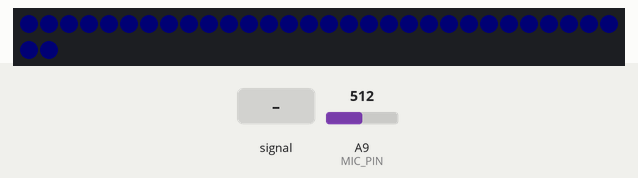
Recording of a sketch running on a simulated Arduino Mega 2560, built with avr-gcc and run on an emulated ATmega2560. On the bench: 32 RGB LEDs in strip order, left to right, continuing on the next row. The test bench sets the inputs (shaded band); at power-on: A9 (MIC_PIN) = 512. Dim RGB values are drawn brighter than linear; random numbers use the default seed unless the sketch sets one.

Above: at 1.2 s.
1.3 s: A9 (MIC_PIN) fed a 200 Hz sine of ±255 counts around its level
At 1.33 s:
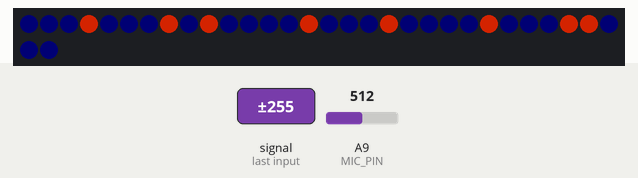
2.9 s: A9 (MIC_PIN) set to 716
At 2.98 s:
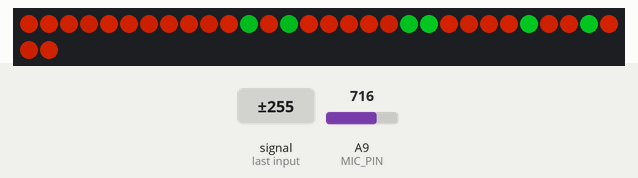
4.9 s: A9 (MIC_PIN) fed a 50 Hz sine of ±306 counts around its level
At 5.75 s:
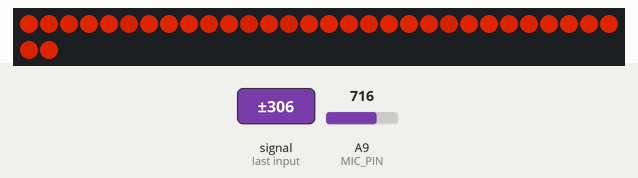
7.4 s: A9 (MIC_PIN) set to 900
At 8.14 s:
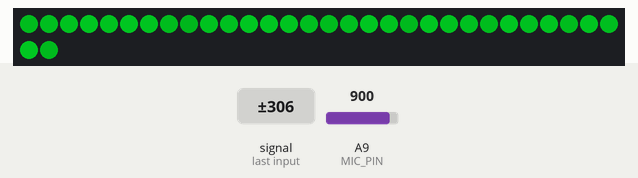
8.9 s: A9 (MIC_PIN) set to 511
At 8.94 s:
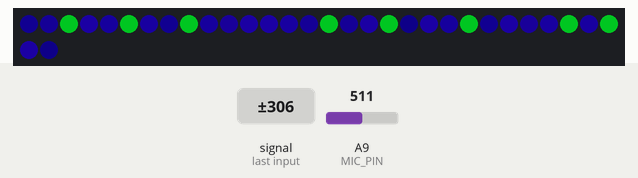

The sketch:

goggles.ino
```cpp
#include <Adafruit_NeoPixel.h>

#define LED_PIN 6
#define MIC_PIN A9
#define NOISE 10
#define SAMPLE_WINDOW 50

#define AMPLITUDE_THRESHOLD_LOW 40
#define AMPLITUDE_THRESHOLD_MED 100
#define FALLOFF 4

const int numPixels = 32;
Adafruit_NeoPixel strip = Adafruit_NeoPixel(numPixels, LED_PIN, NEO_GRB + NEO_KHZ800);
const int randomPixelIndexMax = (numPixels / 8);
const int minAmplitude = 1;

int colorAmplitudes[numPixels];

void setup() {
  memset(colorAmplitudes, 0, sizeof(colorAmplitudes));
  strip.begin();
  strip.show();
}

void loop() {
  double volts = getVolts();
  int colorAmplitude = getColorAmplitude(volts);
  uint32_t color = getColor(colorAmplitude);
  updateAmplitudes(colorAmplitude);
  drawStrip(color);
}

void updateAmplitudes(int amplitude)
{
  for (int i = 0; i < numPixels; i++)
  {
    int amplitude = colorAmplitudes[i];
    int cappedFalloff = max(minAmplitude, amplitude - FALLOFF);
    colorAmplitudes[i] = cappedFalloff;
  }

  for (int i = 0; i < randomPixelIndexMax * 2; i++) {
    int offset = i * randomPixelIndexMax;
    int offsetMax = offset + 4;
    int index = (int) random(offset, offsetMax);
    colorAmplitudes[index] = max(colorAmplitudes[index], amplitude);
  }
}

void drawStrip(uint32_t color)
{
  for (int i = 0; i < numPixels; i++) {
    strip.setPixelColor(i, getWheelColor(colorAmplitudes[i]));
  }
  strip.show();
}

int getColorAmplitude(double volts)
{
  return (int) (volts * 256);
}

double getVolts()
{
  unsigned long startMillis = millis();
  unsigned int signalMax = 0;
  unsigned int signalMin = 1024;
  while (millis() - startMillis < SAMPLE_WINDOW)
  {
    unsigned int sample = analogRead(MIC_PIN);
    if (sample < 1024)
    {
       if (sample > signalMax)
       {
          signalMax = sample;
       }
       else if (sample < signalMin)
       {
          signalMin = sample;
       }
    }
  }

  double signalDiff = (signalMax - signalMin) * 1.0;
  double volts = signalDiff / 1024;
  return volts;
}

uint32_t getColor(int colorAmplitude) {
  int leftover = 255 - colorAmplitude;
  return strip.Color(0, 0, colorAmplitude);
}

uint32_t getWheelColor(int amplitude) {
  int x = amplitude / 6;
  if (amplitude < AMPLITUDE_THRESHOLD_LOW) {
   return strip.Color(x, 0, amplitude);
  } else if (amplitude < AMPLITUDE_THRESHOLD_MED) {
   return strip.Color(0, amplitude, x);
  } else {
    return strip.Color(amplitude, x, 0);
  }
}
```

Measured:
- after the input at 1.3 s, the LEDs: change at once (image 1)
- after the input at 4.9 s, the LEDs: first change at once (image 3 shows a later state)
